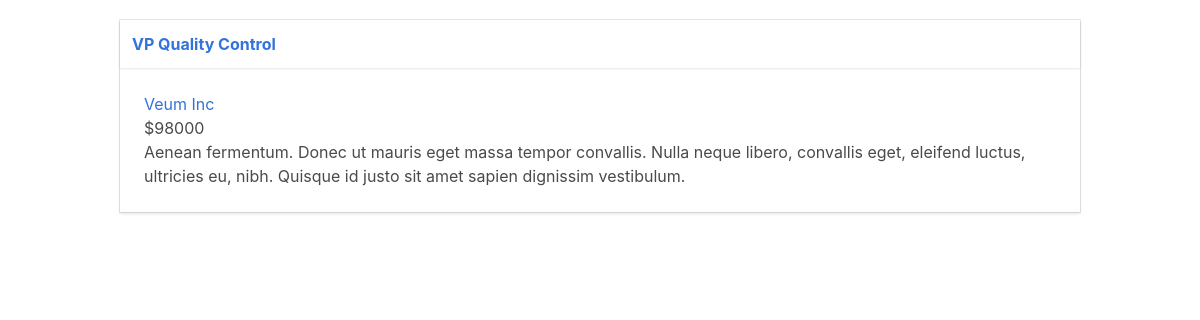
The page /job/4 on the database its author committed.
### tables this page shows
CREATE TABLE "job" (
"id" INTEGER PRIMARY KEY AUTOINCREMENT,
"title" VARCHAR,
"description" TEXT,
"salary" VARCHAR,
"employer_id" INTEGER
);

CREATE TABLE "employer" (
"id" INTEGER PRIMARY KEY AUTOINCREMENT,
"name" VARCHAR,
"description" TEXT,
"address" VARCHAR,
"city" VARCHAR,
"state" VARCHAR,
"zip" VARCHAR
);

### jobs/app.py (the view)
@app.route('/job/<job_id>')
def job(job_id):
    job = execute_sql('SELECT job.id, job.title, job.description, job.salary, employer.id as employer_id, '
                      'employer.name as employer_name FROM job JOIN employer ON employer.id = job.employer_id WHERE '
                      'job.id = ?', [job_id], single=True)
    return render_template("job.html", job=job)

### jobs/app.py (called while the page is built)
def open_connection():
    connection = getattr(g, '_connection', None)
    if connection is None:
        connection = g._connection = sqlite3.connect(PATH)
    connection.row_factory = sqlite3.Row
    return connection

def execute_sql(sql, values=(), commit=False, single=False):
    connection = open_connection()
    cursor = connection.execute(sql, values)
    if commit is True:
        results = connection.commit()
    else:
        results = cursor.fetchone() if single else cursor.fetchall()
    cursor.close()
    return results

@app.teardown_appcontext
def close_connection(exception):
    connection = getattr(g, '_connection', None)
    if connection is not None:
        connection.close()

### jobs/templates/job.html
{% extends "layout.html" %}
{% block content %}
{{ show_job(job) }}
{% endblock %}

### jobs/templates/_macros.html (shortened to what this page needs)
{% macro show_job(job) %}
<div class="card adjust-height">
  <header class="card-header">
    <p class="card-header-title">
        <a href="{{ url_for('job', job_id=job['id']) }}">{{ job['title'] }}</a>
    </p>
  </header>
  <div class="card-content">
    <div class="content">
        <p>
            <a href="{{ url_for('employer', employer_id=job['employer_id']) }}">{{ job['employer_name'] }}</a><br>
            ${{ job['salary'] }}<br>
            {{ job['description'] }}
        </p>
    </div>
  </div>
</div>
{% endmacro %}

### jobs/static/css/app.css (style rules this page uses)
.adjust-height { height: 100%; }

### rows shown on the page
job: title "VP Quality Control", salary "98000", description "Aenean fermentum. Donec ut mauris eget massa tempor convallis. Nulla neque libero, convallis eget, eleifend luctus, ultricies eu, nibh. Quisque id justo sit amet sapien dignissim vestibulum."
employer: employer_name "Veum Inc"
